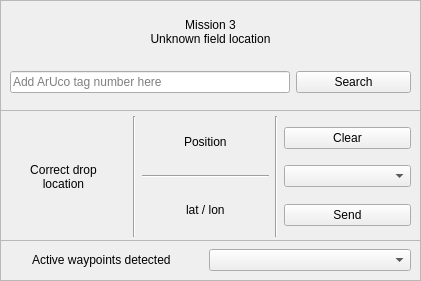
   <widget class="QFrame" name="frame_s3">
    <property name="geometry">
     <rect>
      <x>0</x>
      <y>420</y>
      <width>421</width>
      <height>281</height>
     </rect>
    </property>
    <property name="frameShape">
     <enum>QFrame::StyledPanel</enum>
    </property>
    <property name="frameShadow">
     <enum>QFrame::Raised</enum>
    </property>
    <widget class="QWidget" name="gridLayoutWidget_5">
     <property name="geometry">
      <rect>
       <x>10</x>
       <y>0</y>
       <width>401</width>
       <height>111</height>
      </rect>
     </property>
     <layout class="QGridLayout" name="gridLayout_5">
      <item row="0" column="0">
       <layout class="QHBoxLayout" name="horizontalLayout"/>
      </item>
      <item row="1" column="0">
       <spacer name="verticalSpacer_53">
        <property name="orientation">
         <enum>Qt::Vertical</enum>
        </property>
        <property name="sizeHint" stdset="0">
         <size>
          <width>20</width>
          <height>40</height>
         </size>
        </property>
       </spacer>
      </item>
      <item row="3" column="0">
       <spacer name="verticalSpacer_16">
        <property name="orientation">
         <enum>Qt::Vertical</enum>
        </property>
        <property name="sizeHint" stdset="0">
         <size>
          <width>20</width>
          <height>40</height>
         </size>
        </property>
       </spacer>
      </item>
      <item row="2" column="0" colspan="2">
       <widget class="QLabel" name="label_s3">
        <property name="minimumSize">
         <size>
          <width>0</width>
          <height>0</height>
         </size>
        </property>
        <property name="maximumSize">
         <size>
          <width>16777215</width>
          <height>120</height>
         </size>
        </property>
        <property name="text">
         <string>&lt;html&gt;&lt;head/&gt;&lt;body&gt;&lt;p align=&quot;center&quot;&gt;Mission 3&lt;br/&gt;Unknown field location&lt;/p&gt;&lt;/body&gt;&lt;/html&gt;</string>
        </property>
       </widget>
      </item>
      <item row="5" column="0">
       <spacer name="verticalSpacer_13">
        <property name="orientation">
         <enum>Qt::Vertical</enum>
        </property>
        <property name="sizeHint" stdset="0">
         <size>
          <width>20</width>
          <height>40</height>
         </size>
        </property>
       </spacer>
      </item>
      <item row="4" column="1">
       <widget class="QPushButton" name="search_s3">
        <property name="text">
         <string>Search</string>
        </property>
       </widget>
      </item>
      <item row="4" column="0">
       <widget class="QLineEdit" name="input_tag_number">
        <property name="maximumSize">
         <size>
          <width>280</width>
          <height>16777215</height>
         </size>
        </property>
        <property name="baseSize">
         <size>
          <width>5</width>
          <height>0</height>
         </size>
        </property>
        <property name="placeholderText">
         <string>Add ArUco tag number here</string>
        </property>
       </widget>
      </item>
     </layout>
    </widget>
    <widget class="QFrame" name="frame_s3_drop_location">
     <property name="geometry">
      <rect>
       <x>0</x>
       <y>110</y>
       <width>421</width>
       <height>131</height>
      </rect>
     </property>
     <property name="frameShape">
      <enum>QFrame::StyledPanel</enum>
     </property>
     <property name="frameShadow">
      <enum>QFrame::Raised</enum>
     </property>
     <widget class="QWidget" name="gridLayoutWidget_6">
      <property name="geometry">
       <rect>
        <x>0</x>
        <y>0</y>
        <width>411</width>
        <height>127</height>
       </rect>
      </property>
      <layout class="QGridLayout" name="gridLayout_s4_2">
       <item row="1" column="0">
        <layout class="QVBoxLayout" name="verticalLayout_label_s3">
         <item>
          <spacer name="verticalSpacer_59">
           <property name="orientation">
            <enum>Qt::Vertical</enum>
           </property>
           <property name="sizeHint" stdset="0">
            <size>
             <width>20</width>
             <height>40</height>
            </size>
           </property>
          </spacer>
         </item>
         <item>
          <widget class="QLabel" name="label_s3_correct_loc">
           <property name="text">
            <string>&lt;html&gt;&lt;head/&gt;&lt;body&gt;&lt;p align=&quot;center&quot;&gt;Correct drop &lt;br/&gt;location&lt;/p&gt;&lt;/body&gt;&lt;/html&gt;</string>
           </property>
          </widget>
         </item>
         <item>
          <spacer name="verticalSpacer_60">
           <property name="orientation">
            <enum>Qt::Vertical</enum>
           </property>
           <property name="sizeHint" stdset="0">
            <size>
             <width>20</width>
             <height>40</height>
            </size>
           </property>
          </spacer>
         </item>
        </layout>
       </item>
       <item row="2" column="2">
        <spacer name="verticalSpacer_61">
         <property name="orientation">
          <enum>Qt::Vertical</enum>
         </property>
         <property name="sizeHint" stdset="0">
          <size>
           <width>20</width>
           <height>40</height>
          </size>
         </property>
        </spacer>
       </item>
       <item row="0" column="2">
        <spacer name="verticalSpacer_62">
         <property name="orientation">
          <enum>Qt::Vertical</enum>
         </property>
         <property name="sizeHint" stdset="0">
          <size>
           <width>20</width>
           <height>40</height>
          </size>
         </property>
        </spacer>
       </item>
       <item row="1" column="2">
        <layout class="QVBoxLayout" name="verticalLayout_pos_s3">
         <item>
          <spacer name="verticalSpacer_63">
           <property name="orientation">
            <enum>Qt::Vertical</enum>
           </property>
           <property name="sizeHint" stdset="0">
            <size>
             <width>20</width>
             <height>40</height>
            </size>
           </property>
          </spacer>
         </item>
         <item alignment="Qt::AlignHCenter">
          <widget class="QLabel" name="pos_label_s3">
           <property name="text">
            <string>Position</string>
           </property>
          </widget>
         </item>
         <item>
          <spacer name="verticalSpacer_64">
           <property name="orientation">
            <enum>Qt::Vertical</enum>
           </property>
           <property name="sizeHint" stdset="0">
            <size>
             <width>20</width>
             <height>40</height>
            </size>
           </property>
          </spacer>
         </item>
         <item>
          <widget class="Line" name="line_12">
           <property name="orientation">
            <enum>Qt::Horizontal</enum>
           </property>
          </widget>
         </item>
         <item>
          <spacer name="verticalSpacer_65">
           <property name="orientation">
            <enum>Qt::Vertical</enum>
           </property>
           <property name="sizeHint" stdset="0">
            <size>
             <width>20</width>
             <height>40</height>
            </size>
           </property>
          </spacer>
         </item>
         <item alignment="Qt::AlignHCenter">
          <widget class="QLabel" name="pos_s3">
           <property name="text">
            <string>lat / lon</string>
           </property>
          </widget>
         </item>
         <item>
          <spacer name="verticalSpacer_66">
           <property name="orientation">
            <enum>Qt::Vertical</enum>
           </property>
           <property name="sizeHint" stdset="0">
            <size>
             <width>20</width>
             <height>40</height>
            </size>
           </property>
          </spacer>
         </item>
        </layout>
       </item>
       <item row="1" column="4">
        <layout class="QVBoxLayout" name="verticalLayout_buttons_s3">
         <item>
          <spacer name="verticalSpacer_67">
           <property name="orientation">
            <enum>Qt::Vertical</enum>
           </property>
           <property name="sizeHint" stdset="0">
            <size>
             <width>20</width>
             <height>40</height>
            </size>
           </property>
          </spacer>
         </item>
         <item>
          <widget class="QPushButton" name="clear_s3">
           <property name="text">
            <string>Clear</string>
           </property>
          </widget>
         </item>
         <item>
          <spacer name="verticalSpacer_12">
           <property name="orientation">
            <enum>Qt::Vertical</enum>
           </property>
           <property name="sizeHint" stdset="0">
            <size>
             <width>20</width>
             <height>40</height>
            </size>
           </property>
          </spacer>
         </item>
         <item>
          <widget class="QComboBox" name="combo_s3"/>
         </item>
         <item>
          <spacer name="verticalSpacer_14">
           <property name="orientation">
            <enum>Qt::Vertical</enum>
           </property>
           <property name="sizeHint" stdset="0">
            <size>
             <width>20</width>
             <height>40</height>
            </size>
           </property>
          </spacer>
         </item>
         <item>
          <widget class="QPushButton" name="send_s3">
           <property name="text">
            <string>Send</string>
           </property>
          </widget>
         </item>
         <item>
          <spacer name="verticalSpacer_68">
           <property name="orientation">
            <enum>Qt::Vertical</enum>
           </property>
           <property name="sizeHint" stdset="0">
            <size>
             <width>20</width>
             <height>40</height>
            </size>
           </property>
          </spacer>
         </item>
        </layout>
       </item>
       <item row="1" column="3">
        <widget class="Line" name="line_13">
         <property name="orientation">
          <enum>Qt::Vertical</enum>
         </property>
        </widget>
       </item>
       <item row="0" column="1">
        <widget class="Line" name="line_11">
         <property name="orientation">
          <enum>Qt::Vertical</enum>
         </property>
        </widget>
       </item>
       <item row="1" column="1">
        <widget class="Line" name="line_2">
         <property name="orientation">
          <enum>Qt::Vertical</enum>
         </property>
        </widget>
       </item>
      </layout>
     </widget>
    </widget>
    <widget class="QWidget" name="gridLayoutWidget_10">
     <property name="geometry">
      <rect>
       <x>0</x>
       <y>240</y>
       <width>411</width>
       <height>41</height>
      </rect>
     </property>
     <layout class="QGridLayout" name="gridLayout_s3_active_wps">
      <item row="1" column="0">
       <layout class="QVBoxLayout" name="verticalLayout_label_active">
        <item alignment="Qt::AlignHCenter|Qt::AlignVCenter">
         <widget class="QLabel" name="label_active_wps">
          <property name="text">
           <string>Active waypoints detected</string>
          </property>
         </widget>
        </item>
       </layout>
      </item>
      <item row="1" column="1">
       <layout class="QVBoxLayout" name="verticalLayout_s3_wps">
        <item>
         <widget class="QComboBox" name="combo_s3_wps"/>
        </item>
       </layout>
      </item>
      <item row="2" column="0">
       <spacer name="verticalSpacer_10">
        <property name="orientation">
         <enum>Qt::Vertical</enum>
        </property>
        <property name="sizeHint" stdset="0">
         <size>
          <width>20</width>
          <height>40</height>
         </size>
        </property>
       </spacer>
      </item>
      <item row="2" column="1">
       <spacer name="verticalSpacer_11">
        <property name="orientation">
         <enum>Qt::Vertical</enum>
        </property>
        <property name="sizeHint" stdset="0">
         <size>
          <width>20</width>
          <height>40</height>
         </size>
        </property>
       </spacer>
      </item>
      <item row="0" column="1">
       <spacer name="verticalSpacer_9">
        <property name="orientation">
         <enum>Qt::Vertical</enum>
        </property>
        <property name="sizeHint" stdset="0">
         <size>
          <width>20</width>
          <height>40</height>
         </size>
        </property>
       </spacer>
      </item>
      <item row="0" column="0">
       <spacer name="verticalSpacer_8">
        <property name="orientation">
         <enum>Qt::Vertical</enum>
        </property>
        <property name="sizeHint" stdset="0">
         <size>
          <width>20</width>
          <height>40</height>
         </size>
        </property>
       </spacer>
      </item>
     </layout>
    </widget>
   </widget>
